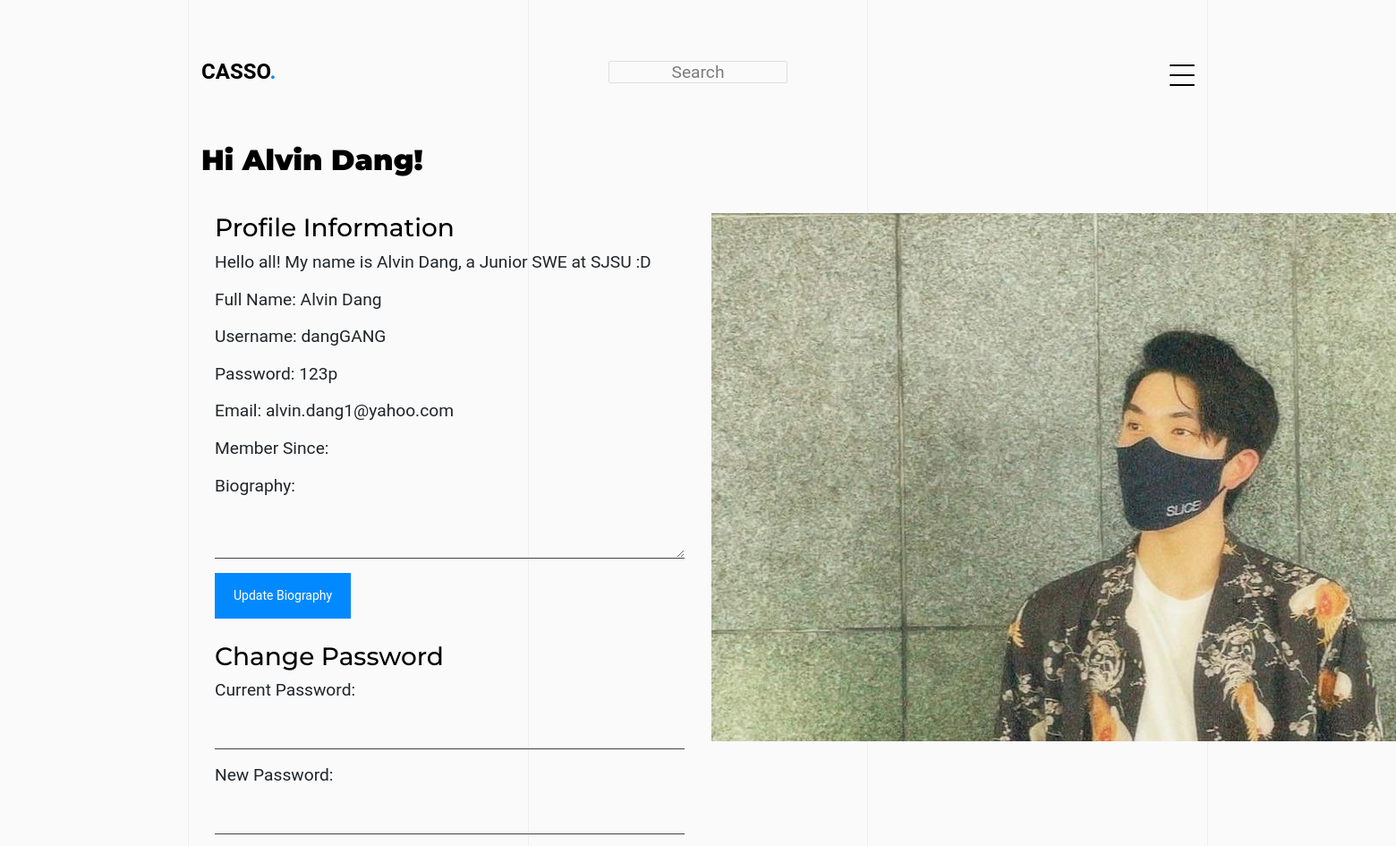
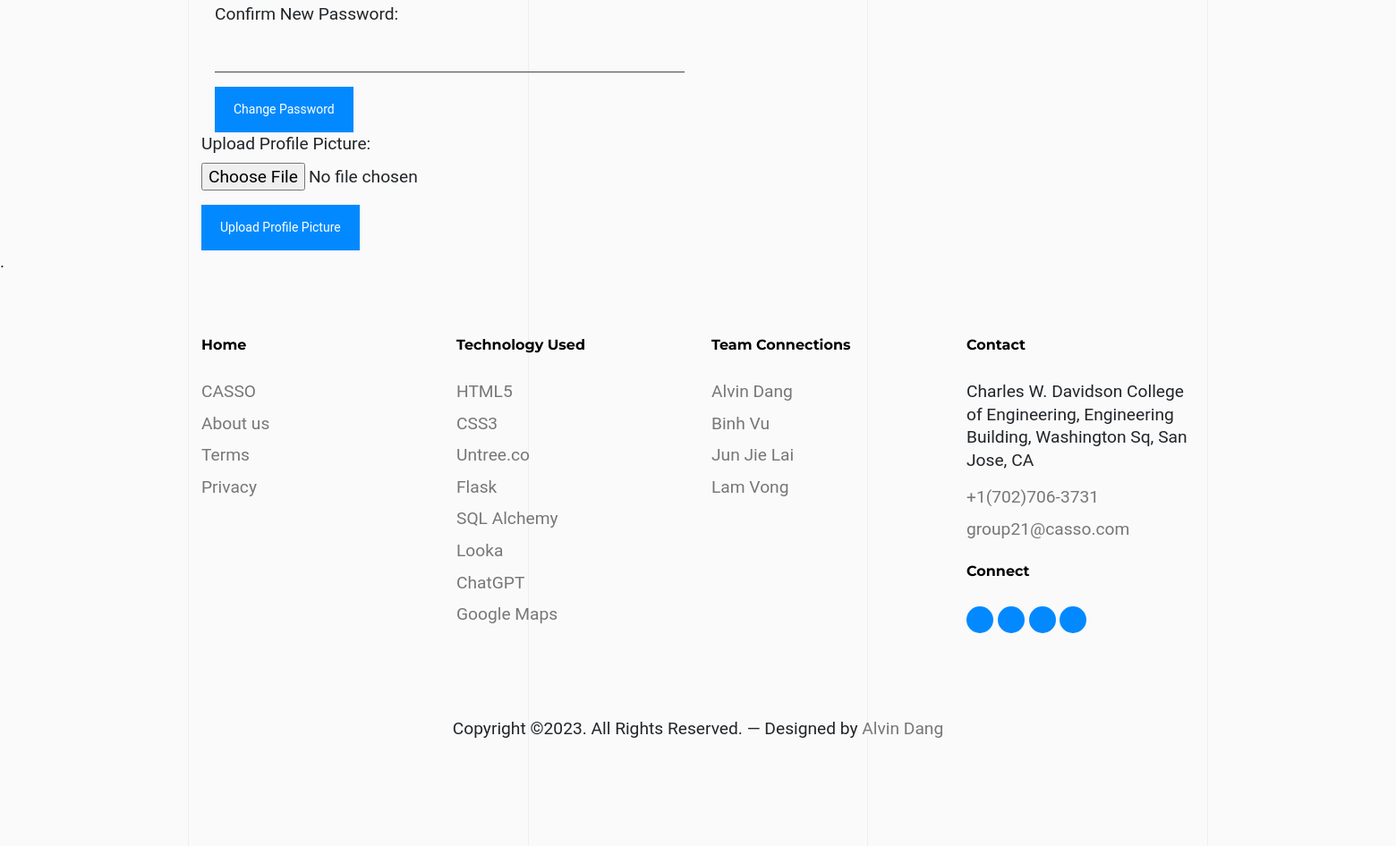
The page /profile-settings (signed in) on the database its author committed (2 pictures, top to bottom).
### app/models.py (models this page shows, shortened)
class User(UserMixin, db.Model):
    id = db.Column(db.Integer, primary_key=True)
    full_name = db.Column(db.String(80), nullable=False)
    username = db.Column(db.String(80), unique=True, nullable=False)
    email = db.Column(db.String(120), unique=True, nullable=False)
    password = db.Column(db.String(60), nullable=False)
    biography = db.Column(db.String(255))
    profile_picture = db.Column(db.String(255), default='default.jpg')
    def get(user_id):
        return User.query.get(int(user_id))
    posts = db.relationship('Post', backref='user', lazy=True, cascade='all, delete-orphan')
    '''commission_requests_sent = db.relationship('CommissionRequest',
        foreign_keys='CommissionRequest.sender_id',
        backref=db.backref('requesting_user', lazy='dynamic', uselist=True, back_populates='sender')
    )
    commission_requests_received = db.relationship('CommissionRequest',
        foreign_keys='CommissionRequest.receiver_id',
        backref=db.backref('commissioned_user', lazy='dynamic', uselist=True, back_populates='receiver')
    )'''
    commission_requests_sent = db.relationship('CommissionRequest',
        foreign_keys='CommissionRequest.sender_id',
        back_populates='sender',
        lazy='dynamic',
        cascade='all, delete-orphan')
    commission_requests_received = db.relationship('CommissionRequest',
        foreign_keys='CommissionRequest.receiver_id',
        back_populates='receiver',
        lazy='dynamic',
        cascade='all, delete-orphan')
    messages_sent = db.relationship('Message',
        foreign_keys='Message.sender_id',
        backref='sent_messages',
        lazy='dynamic',
        overlaps="sent_messages",
        cascade='all, delete-orphan')
    messages_received = db.relationship('Message',
        foreign_keys='Message.receiver_id',
        backref='received_messages',
        lazy='dynamic',
        overlaps="received_messages",
        cascade='all, delete-orphan')
    '''chat_sessions_as_user1 = db.relationship('ChatSession',
        foreign_keys='ChatSession.user1_id', backref='user1', lazy='dynamic')
    chat_sessions_as_user2 = db.relationship('ChatSession',
        foreign_keys='ChatSession.user2_id', backref='user2', lazy='dynamic')

    likes = db.relationship('Like', backref='user', lazy='dynamic') # One to many

    followers = db.relationship('Follow', foreign_keys='Follow.followed_id', backref='followed', lazy='dynamic')
    following = db.relationship('Follow', foreign_keys='Follow.follower_id', backref='follower', lazy='dynamic')

    notifications = db.relationship('Notification', backref='user', lazy='dynamic')'''
    chat_sessions_as_user1 = db.relationship('ChatSession',
        foreign_keys='ChatSession.user1_id',
        backref='user1',
        lazy='dynamic',
        cascade='all, delete-orphan')
    chat_sessions_as_user2 = db.relationship('ChatSession',
        foreign_keys='ChatSession.user2_id',
        backref='user2',
        lazy='dynamic',
        cascade='all, delete-orphan')
    followers = db.relationship('Follow', foreign_keys='Follow.followed_id',
        backref='followed',
        lazy='dynamic',
        cascade='all, delete-orphan')
    following = db.relationship('Follow', foreign_keys='Follow.follower_id',
        backref='follower',
        lazy='dynamic',
        cascade='all, delete-orphan')

### app/routes.py (the view)
@bp.route('/profile-settings')
@login_required
def profile():
    return render_template('profile-settings.html')

### run.py (called while the page is built)
@login_manager.user_loader
def load_user(user_id):
    from app.models import User
    return User.get(user_id)

### templates/profile-settings.html (shortened to what this page needs)
{% extends "base.html" %}
{% block content %}
  <div class="untree_co-section untree_co-section-4 pb-0"  id="portfolio-section">
    <div class="container">
      <div class="portfolio-single-wrap unslate_co--section" id="portfolio-single-section">
        <div class="portfolio-single-inner">
          <h2 class="heading-portfolio-single-h2 text-black">Hi {{ current_user.full_name }}!</h2>
            <div class="container">
              <div class="row">
                <div class="col-lg-6">
                  <h3 class="heading-portfolio-single-h3 text-black">Profile Information</h3>
                  <p>{{ current_user.biography }}</p>
                  <p>Full Name: {{ current_user.full_name }}</p>
                  <p>Username: {{ current_user.username }}</p>
                  <p>Password: {{ current_user.password }}</p>
                  <p>Email: {{ current_user.email }}</p>
                  <p>Member Since: {{ current_user.member_since }}</p>
                  <form method="POST" action="update-biography">
                    <div class="form-group">
                      <label for="biography">Biography:</label>
                      <textarea class="form-control" id="biography" name="biography"></textarea>
                    </div>
                    <button type="submit" class="btn btn-primary">Update Biography</button>
                  </form>
                  <br>
                  <h3 class="heading-portfolio-single-h3 text-black">Change Password</h3>
                  <form method="POST" action="update-password">
                    <div class="form-group">
                      <label for="current_password">Current Password:</label>
                      <input type="password" class="form-control" id="current_password" name="current_password" required>
                    </div>
                    <div class="form-group">
                      <label for="new_password">New Password:</label>
                      <input type="password" class="form-control" id="new_password" name="new_password" required>
                    </div>
                    <div class="form-group">
                      <label for="confirm_password">Confirm New Password:</label>
                      <input type="password" class="form-control" id="confirm_password" name="confirm_password" required>
                    </div>
                    <button type="submit" class="btn btn-primary">Change Password</button>
                  </form>
                </div>
                <div class="col-lg-6">
                  <div id="map">
                    <img src="{{ url_for('static', filename='images/userPhotos/' + current_user.profile_picture) }}" alt="Profile Picture" class="profile-picture">
                  </div>
                </div>
                <form method="POST" action="upload-profile-picture" enctype="multipart/form-data">
                  <div class="form-group">
                      <label for="profile_picture">Upload Profile Picture:</label>
                      <input type="file" class="form-control-file" id="profile_picture" name="profile_picture">
                  </div>
                  <button type="submit" class="btn btn-primary">Upload Profile Picture</button>
                </form>
              </div>
              </div>
            </div>
        </div>
      </div>
    </div>
{% endblock %}

### static/css/style.css (style rules this page uses)
body { font-family: "PT Mono", monospace; line-height: 1.6; background: #ffffff; overflow-x: hidden; font-size: 16px; }
body:before { content: ""; position: fixed; top: 0; left: 0; z-index: 99; right: 0; bottom: 0; background: rgba(0, 0, 0, 0.2); opacity: 0; visibility: hidden; -webkit-transition: .3s all ease; -o-transition: .3s all ease; transition: .3s all ease; }
.text-black { color: #000000 !important; }
h1, .h1, h2, .h2, h3, .h3, h4, .h4 { font-family: "Montserrat", sans-serif; color: #dddde6; }
.btn { padding-top: 14px; padding-bottom: 14px; padding-left: 20px; padding-right: 20px; border-radius: 0px; font-size: 14px; border: 1px solid transparent; }
.btn.btn-primary { background: #0389ff; border-color: #0389ff; }
.form-control, .custom-select { border: none; font-size: 16px; height: 45px; padding-left: 0; padding-right: 0; background: transparent; border-bottom: 1px solid #43434d; border-radius: 0; }
.untree_co-section { padding: 7rem 0; }
.portfolio-single-inner .heading-portfolio-single-h2 { margin-bottom: 40px; font-weight: 900; }
#map { position: relative; }
*, *::before, *::after { box-sizing: border-box; }
body { margin: 0; padding: 48px 0; font-family: "Figtree", sans-serif; font-size: 1.2rem; line-height: 1.6rem; background-image: linear-gradient(45deg, #7c9885, #b5b682); min-height: 100vh; }
* { margin: 0; padding: 0; box-sizing: border-box; }
body { width: 100%; background: #fafafa; position: relative; font-family: 'roboto', sans-serif; }

### rows shown on the page
User: full_name "Alvin Dang", biography "Hello all! My name is Alvin Dang, a Junior SWE at SJSU :D", username "dangGANG", password "123p", email "alvin.dang1@yahoo.com", profile_picture (picture)
